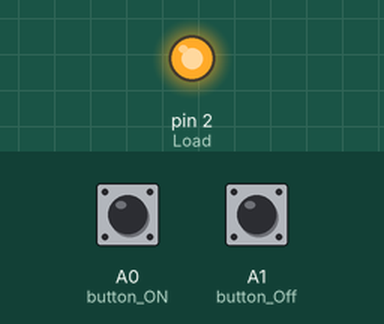
Simulated run of this sketch. Board: Arduino Uno, built with avr-gcc and run on an emulated ATmega328P. Parts: output pins drawn as LEDs (lit = HIGH). Inputs (shaded band) come from the test bench; at power-on: A0 (button_ON) HIGH, A1 (button_Off) HIGH.

Above: at 1.2 s.
1.3 s: A0 (button_ON) pulled LOW for 0.15 s
At 1.9 s:
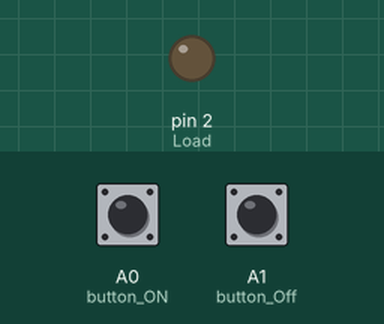
2.9 s: A1 (button_Off) pulled LOW for 0.15 s
At 4.1 s:
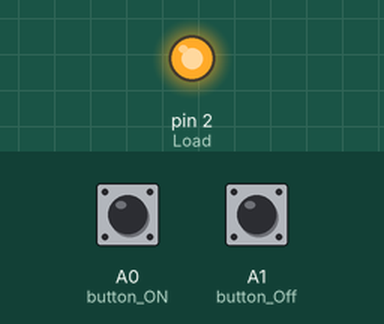
4.5 s: A0 (button_ON) pulled LOW for 1 s
At 5.5 s:
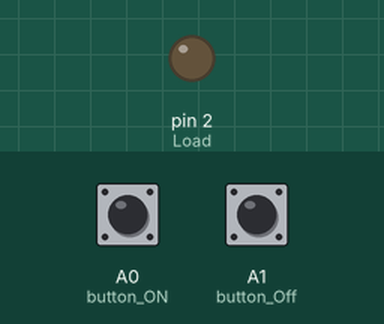
Timing chart, 0 to 7.5 s (numbered marks = the images above; inputs shaded):
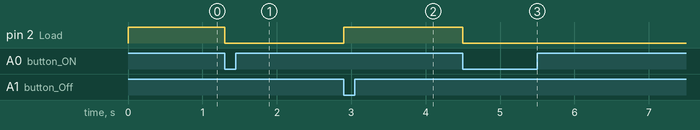

Measured:
- after the input at 1.3 s, pin 2 (Load): HIGH → LOW at once
- after the input at 2.9 s, pin 2 (Load): LOW → HIGH at once
- after the input at 4.5 s, pin 2 (Load): HIGH → LOW at once

The sketch:

Light-switch-with-push-button.ino
```cpp
const int button_ON = A0;
const int button_Off = A1;     // the number of the pushbutton pin
const int Load = 2;      // the number of the LED pin

// variables will change:
int buttonState = 0;         // variable for reading the pushbutton status

void setup() {
  // initialize the LED pin as an output:
  pinMode(Load, OUTPUT);
  // initialize the pushbutton pin as an input:
  pinMode(button_ON, INPUT_PULLUP);
    pinMode(button_Off, INPUT_PULLUP);
    digitalWrite(Load, HIGH);
}

void loop() {

  if (digitalRead(button_ON) == LOW) {
   digitalWrite(Load, LOW);
    delay (250);
  }
  else if (digitalRead(button_Off) == LOW) {
    digitalWrite(Load, HIGH);
    delay (250);
  }
}
```
